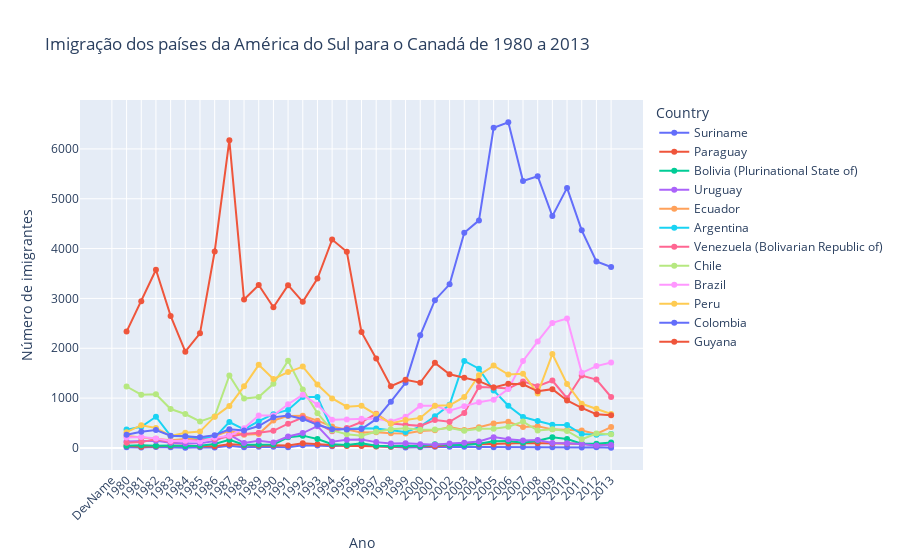

Here is the notebook cell this chart was saved with:
### Code cell
# Criando um gráfico de linha para visualizar a imigração dos países da América do Sul para o Canadá
fig = px.line(data_frame=south_america_final, 
              x=south_america_final.index, 
              y=south_america_final.columns, 
              color='Country', 
              title='Imigração dos países da América do Sul para o Canadá de 1980 a 2013', 
              markers=True
          )

fig.update_layout(
  xaxis={
    'tickangle': -45
  },
  xaxis_title='Ano',
  yaxis_title='Número de imigrantes'
)

fig.show()

### Figure 1 — Plotly figure (JSON) as saved in the notebook; plotly's stock layout.template omitted (floating-point values rounded to 4 significant figures)
{"data": [{"hovertemplate": "Country=Suriname<br>index=%{x}<br>value=%{y}<extra></extra>", "legendgroup": "Suriname", "line": {"color": "#636efa", "dash": "solid"}, "marker": {"symbol": "circle"}, "mode": "lines+markers", "name": "Suriname", "orientation": "v", "showlegend": true, "type": "scatter", "x": ["DevName", "1980", "1981", "1982", "1983", "1984", "1985", "1986", "1987", "1988", "1989", "1990", "1991", "1992", "1993", "1994", "1995", "1996", "1997", "1998", "1999", "2000", "2001", "2002", "2003", "2004", "2005", "2006", "2007", "2008", "2009", "2010", "2011", "2012", "2013"], "xaxis": "x", "y": ["Developing regions", 15, 10, 21, 12, 5, 16, 7, 46, 16, 24, 26, 13, 53, 51, 32, 58, 51, 35, 22, 11, 16, 22, 22, 22, 17, 15, 16, 20, 9, 12, 13, 11, 16, 4], "yaxis": "y"}, {"hovertemplate": "Country=Paraguay<br>index=%{x}<br>value=%{y}<extra></extra>", "legendgroup": "Paraguay", "line": {"color": "#EF553B", "dash": "solid"}, "marker": {"symbol": "circle"}, "mode": "lines+markers", "name": "Paraguay", "orientation": "v", "showlegend": true, "type": "scatter", "x": ["DevName", "1980", "1981", "1982", "1983", "1984", "1985", "1986", "1987", "1988", "1989", "1990", "1991", "1992", "1993", "1994", "1995", "1996", "1997", "1998", "1999", "2000", "2001", "2002", "2003", "2004", "2005", "2006", "2007", "2008", "2009", "2010", "2011", "2012", "2013"], "xaxis": "x", "y": ["Developing regions", 45, 26, 32, 40, 48, 36, 34, 72, 53, 48, 56, 51, 94, 75, 46, 39, 38, 30, 25, 34, 29, 34, 60, 88, 74, 75, 88, 98, 95, 88, 89, 83, 55, 66], "yaxis": "y"}, {"hovertemplate": "Country=Bolivia (Plurinational State of)<br>index=%{x}<br>value=%{y}<extra></extra>", "legendgroup": "Bolivia (Plurinational State of)", "line": {"color": "#00cc96", "dash": "solid"}, "marker": {"symbol": "circle"}, "mode": "lines+markers", "name": "Bolivia (Plurinational State of)", "orientation": "v", "showlegend": true, "type": "scatter", "x": ["DevName", "1980", "1981", "1982", "1983", "1984", "1985", "1986", "1987", "1988", "1989", "1990", "1991", "1992", "1993", "1994", "1995", "1996", "1997", "1998", "1999", "2000", "2001", "2002", "2003", "2004", "2005", "2006", "2007", "2008", "2009", "2010", "2011", "2012", "2013"], "xaxis": "x", "y": ["Developing regions", 44, 52, 42, 49, 38, 44, 79, 165, 63, 68, 71, 214, 247, 180, 75, 61, 96, 43, 33, 42, 33, 72, 57, 59, 85, 134, 139, 107, 143, 214, 180, 86, 83, 107], "yaxis": "y"}, {"hovertemplate": "Country=Uruguay<br>index=%{x}<br>value=%{y}<extra></extra>", "legendgroup": "Uruguay", "line": {"color": "#ab63fa", "dash": "solid"}, "marker": {"symbol": "circle"}, "mode": "lines+markers", "name": "Uruguay", "orientation": "v", "showlegend": true, "type": "scatter", "x": ["DevName", "1980", "1981", "1982", "1983", "1984", "1985", "1986", "1987", "1988", "1989", "1990", "1991", "1992", "1993", "1994", "1995", "1996", "1997", "1998", "1999", "2000", "2001", "2002", "2003", "2004", "2005", "2006", "2007", "2008", "2009", "2010", "2011", "2012", "2013"], "xaxis": "x", "y": ["Developing regions", 128, 132, 146, 105, 90, 92, 137, 269, 99, 144, 111, 229, 299, 437, 125, 164, 171, 117, 87, 93, 75, 64, 91, 103, 130, 217, 175, 147, 160, 99, 93, 81, 47, 58], "yaxis": "y"}, {"hovertemplate": "Country=Ecuador<br>index=%{x}<br>value=%{y}<extra></extra>", "legendgroup": "Ecuador", "line": {"color": "#FFA15A", "dash": "solid"}, "marker": {"symbol": "circle"}, "mode": "lines+markers", "name": "Ecuador", "orientation": "v", "showlegend": true, "type": "scatter", "x": ["DevName", "1980", "1981", "1982", "1983", "1984", "1985", "1986", "1987", "1988", "1989", "1990", "1991", "1992", "1993", "1994", "1995", "1996", "1997", "1998", "1999", "2000", "2001", "2002", "2003", "2004", "2005", "2006", "2007", "2008", "2009", "2010", "2011", "2012", "2013"], "xaxis": "x", "y": ["Developing regions", 238, 207, 184, 155, 179, 208, 240, 344, 265, 278, 552, 643, 644, 547, 431, 368, 310, 317, 295, 291, 342, 353, 418, 361, 417, 491, 525, 419, 437, 373, 353, 348, 282, 418], "yaxis": "y"}, {"hovertemplate": "Country=Argentina<br>index=%{x}<br>value=%{y}<extra></extra>", "legendgroup": "Argentina", "line": {"color": "#19d3f3", "dash": "solid"}, "marker": {"symbol": "circle"}, "mode": "lines+markers", "name": "Argentina", "orientation": "v", "showlegend": true, "type": "scatter", "x": ["DevName", "1980", "1981", "1982", "1983", "1984", "1985", "1986", "1987", "1988", "1989", "1990", "1991", "1992", "1993", "1994", "1995", "1996", "1997", "1998", "1999", "2000", "2001", "2002", "2003", "2004", "2005", "2006", "2007", "2008", "2009", "2010", "2011", "2012", "2013"], "xaxis": "x", "y": ["Developing regions", 368, 426, 626, 241, 237, 196, 213, 519, 374, 538, 678, 763, 1023, 1022, 366, 380, 396, 391, 349, 318, 427, 635, 865, 1745, 1591, 1153, 847, 620, 540, 467, 459, 278, 263, 282], "yaxis": "y"}, {"hovertemplate": "Country=Venezuela (Bolivarian Republic of)<br>index=%{x}<br>value=%{y}<extra></extra>", "legendgroup": "Venezuela (Bolivarian Republic of)", "line": {"color": "#FF6692", "dash": "solid"}, "marker": {"symbol": "circle"}, "mode": "lines+markers", "name": "Venezuela (Bolivarian Republic of)", "orientation": "v", "showlegend": true, "type": "scatter", "x": ["DevName", "1980", "1981", "1982", "1983", "1984", "1985", "1986", "1987", "1988", "1989", "1990", "1991", "1992", "1993", "1994", "1995", "1996", "1997", "1998", "1999", "2000", "2001", "2002", "2003", "2004", "2005", "2006", "2007", "2008", "2009", "2010", "2011", "2012", "2013"], "xaxis": "x", "y": ["Developing regions", 103, 117, 174, 124, 142, 165, 179, 229, 279, 304, 344, 487, 610, 490, 334, 402, 520, 686, 489, 464, 443, 560, 524, 699, 1224, 1211, 1192, 1335, 1239, 1353, 998, 1452, 1373, 1022], "yaxis": "y"}, {"hovertemplate": "Country=Chile<br>index=%{x}<br>value=%{y}<extra></extra>", "legendgroup": "Chile", "line": {"color": "#B6E880", "dash": "solid"}, "marker": {"symbol": "circle"}, "mode": "lines+markers", "name": "Chile", "orientation": "v", "showlegend": true, "type": "scatter", "x": ["DevName", "1980", "1981", "1982", "1983", "1984", "1985", "1986", "1987", "1988", "1989", "1990", "1991", "1992", "1993", "1994", "1995", "1996", "1997", "1998", "1999", "2000", "2001", "2002", "2003", "2004", "2005", "2006", "2007", "2008", "2009", "2010", "2011", "2012", "2013"], "xaxis": "x", "y": ["Developing regions", 1233, 1069, 1078, 781, 681, 533, 633, 1454, 990, 1023, 1286, 1749, 1175, 697, 352, 273, 244, 325, 376, 397, 366, 369, 401, 347, 383, 384, 427, 530, 350, 375, 340, 174, 291, 273], "yaxis": "y"}, {"hovertemplate": "Country=Brazil<br>index=%{x}<br>value=%{y}<extra></extra>", "legendgroup": "Brazil", "line": {"color": "#FF97FF", "dash": "solid"}, "marker": {"symbol": "circle"}, "mode": "lines+markers", "name": "Brazil", "orientation": "v", "showlegend": true, "type": "scatter", "x": ["DevName", "1980", "1981", "1982", "1983", "1984", "1985", "1986", "1987", "1988", "1989", "1990", "1991", "1992", "1993", "1994", "1995", "1996", "1997", "1998", "1999", "2000", "2001", "2002", "2003", "2004", "2005", "2006", "2007", "2008", "2009", "2010", "2011", "2012", "2013"], "xaxis": "x", "y": ["Developing regions", 211, 220, 192, 139, 145, 130, 205, 244, 394, 650, 650, 877, 1066, 866, 566, 572, 586, 591, 531, 626, 845, 847, 745, 839, 917, 969, 1181, 1746, 2138, 2509, 2598, 1508, 1642, 1714], "yaxis": "y"}, {"hovertemplate": "Country=Peru<br>index=%{x}<br>value=%{y}<extra></extra>", "legendgroup": "Peru", "line": {"color": "#FECB52", "dash": "solid"}, "marker": {"symbol": "circle"}, "mode": "lines+markers", "name": "Peru", "orientation": "v", "showlegend": true, "type": "scatter", "x": ["DevName", "1980", "1981", "1982", "1983", "1984", "1985", "1986", "1987", "1988", "1989", "1990", "1991", "1992", "1993", "1994", "1995", "1996", "1997", "1998", "1999", "2000", "2001", "2002", "2003", "2004", "2005", "2006", "2007", "2008", "2009", "2010", "2011", "2012", "2013"], "xaxis": "x", "y": ["Developing regions", 317, 456, 401, 241, 306, 328, 628, 843, 1237, 1667, 1384, 1522, 1632, 1274, 993, 827, 845, 676, 493, 560, 603, 849, 855, 1023, 1460, 1653, 1473, 1490, 1094, 1884, 1283, 886, 787, 682], "yaxis": "y"}, {"hovertemplate": "Country=Colombia<br>index=%{x}<br>value=%{y}<extra></extra>", "legendgroup": "Colombia", "line": {"color": "#636efa", "dash": "solid"}, "marker": {"symbol": "circle"}, "mode": "lines+markers", "name": "Colombia", "orientation": "v", "showlegend": true, "type": "scatter", "x": ["DevName", "1980", "1981", "1982", "1983", "1984", "1985", "1986", "1987", "1988", "1989", "1990", "1991", "1992", "1993", "1994", "1995", "1996", "1997", "1998", "1999", "2000", "2001", "2002", "2003", "2004", "2005", "2006", "2007", "2008", "2009", "2010", "2011", "2012", "2013"], "xaxis": "x", "y": ["Developing regions", 266, 326, 360, 244, 235, 214, 257, 376, 352, 439, 614, 652, 582, 464, 375, 371, 381, 578, 929, 1306, 2259, 2965, 3283, 4318, 4566, 6424, 6535, 5357, 5452, 4652, 5218, 4366, 3741, 3631], "yaxis": "y"}, {"hovertemplate": "Country=Guyana<br>index=%{x}<br>value=%{y}<extra></extra>", "legendgroup": "Guyana", "line": {"color": "#EF553B", "dash": "solid"}, "marker": {"symbol": "circle"}, "mode": "lines+markers", "name": "Guyana", "orientation": "v", "showlegend": true, "type": "scatter", "x": ["DevName", "1980", "1981", "1982", "1983", "1984", "1985", "1986", "1987", "1988", "1989", "1990", "1991", "1992", "1993", "1994", "1995", "1996", "1997", "1998", "1999", "2000", "2001", "2002", "2003", "2004", "2005", "2006", "2007", "2008", "2009", "2010", "2011", "2012", "2013"], "xaxis": "x", "y": ["Developing regions", 2334, 2943, 3575, 2650, 1932, 2299, 3942, 6174, 2977, 3270, 2824, 3266, 2932, 3399, 4181, 3935, 2324, 1795, 1238, 1366, 1308, 1707, 1479, 1410, 1341, 1215, 1286, 1277, 1137, 1180, 953, 804, 676, 656], "yaxis": "y"}], "layout": {"legend": {"title": {"text": "Country"}, "tracegroupgap": 0}, "title": {"text": "Imigração dos países da América do Sul para o Canadá de 1980 a 2013"}, "xaxis": {"anchor": "y", "domain": [0, 1], "tickangle": -45, "title": {"text": "Ano"}}, "yaxis": {"anchor": "x", "domain": [0, 1], "title": {"text": "Número de imigrantes"}}}}
